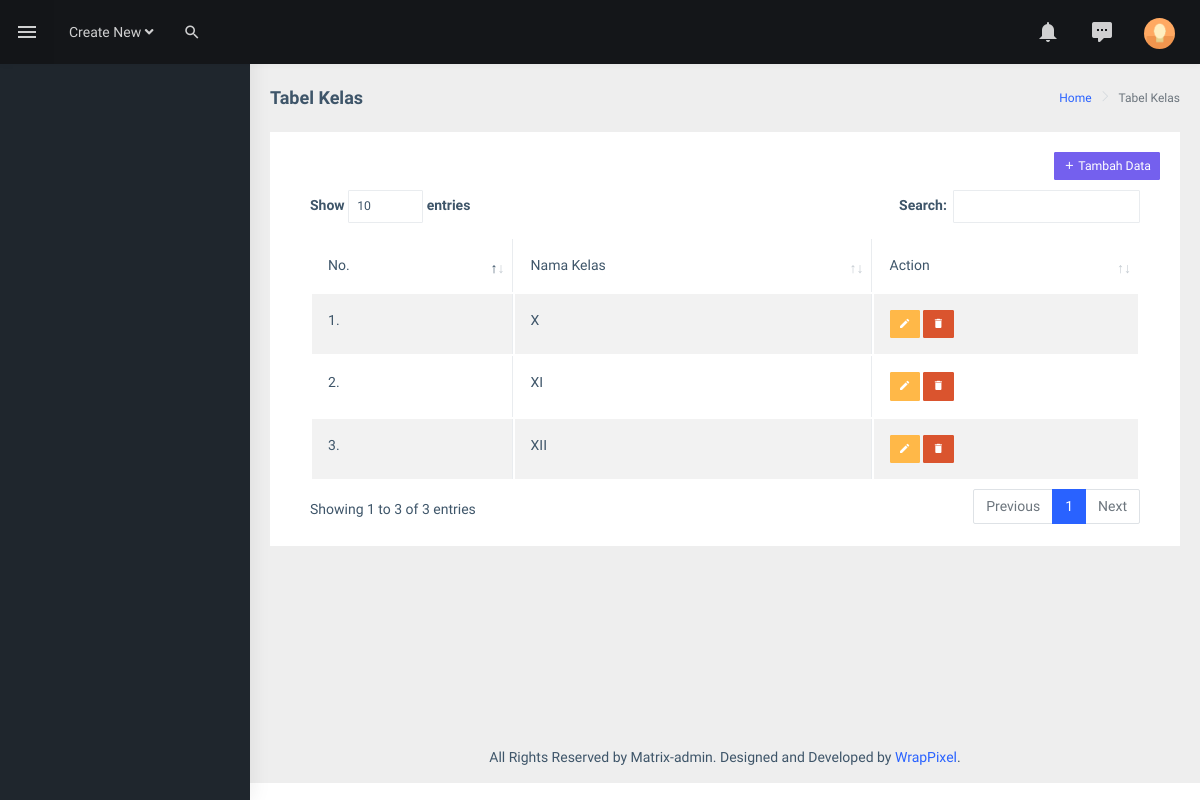
Page /admin/kelas.php on the earlier database version.
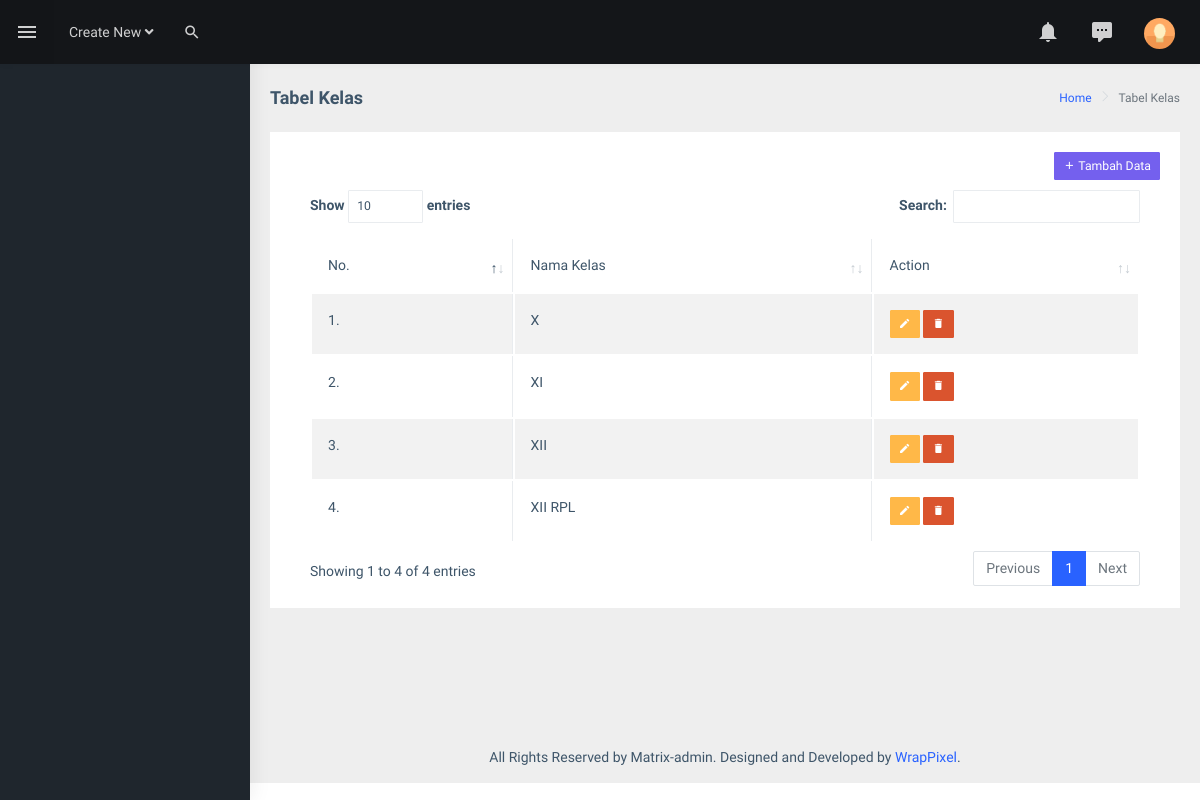
Same page on the later database version.
### tables this page shows
CREATE TABLE `tb_kelas` (
  `id_kelas` int(11) NOT NULL,
  `nama_kelas` varchar(50) NOT NULL
);

### admin/kelas.php (the view, shortened to what the changed rows need)
<?php
include 'koneksi.php';
?>
<!DOCTYPE html>
<html dir="ltr" lang="en">
  <head>
    <link
      rel="stylesheet"
      type="text/css"
      href="../assets/extra-libs/multicheck/multicheck.css"
    />
    <link
      href="../assets/libs/datatables.net-bs4/css/dataTables.bootstrap4.css"
      rel="stylesheet"
    />
    <link href="../dist/css/style.min.css" rel="stylesheet" />
  </head>
  <body>
    <div
      id="main-wrapper"
      data-layout="vertical"
      data-navbarbg="skin5"
      data-sidebartype="full"
      data-sidebar-position="absolute"
      data-header-position="absolute"
      data-boxed-layout="full"
    >
      <div class="page-wrapper">
        <div class="container-fluid">
          <div class="row">
            <div class="col-12">
              <div class="card">
                <div class="card-body">
                  <div class="card-title" style="display: grid; justify-content: end;">
                    <a class="btn btn-sm btn-primary" href="" data-bs-toggle="modal" data-bs-target="#kelasModal"><i class="mdi mdi-plus"></i> Tambah Data</a>
                  </div>
                  <div class="table-responsive">
                    <table
                      id="zero_config"
                      class="table table-striped table-bordered"
                    >
                      <thead>
                        <tr>
                          <th>No.</th>
                          <th>Nama Kelas</th>
                          <th>Action</th>
                        </tr>
                      </thead>
                      <tbody>
                        <?php
                        $no=1;
                        $data = mysqli_query($koneksi, "SELECT * FROM tb_kelas");
                        while ($row = mysqli_fetch_assoc($data)) {
                        ?>
                        <tr>
                          <td><?php echo $no++; ?>.</td>
                          <td><?php echo $row['nama_kelas']; ?></td>
                          <td>
                            <a class="btn btn-sm btn-warning" href="" data-bs-toggle="modal" data-bs-target="#kelaseditModal<?php echo $row['id_kelas']; ?>"><i class="mdi mdi-pencil"></i></a>
                            <a class="btn btn-sm btn-danger" href="hapuskelas.php?id=<?php echo $row['id_kelas']; ?>"><i class="mdi mdi-delete"></i></a>
                          </td>
                        </tr>
                        <?php } ?>
                      </tbody>
                    </table>
                  </div>
                </div>
              </div>
            </div>
          </div>
        </div>
      </div>
    </div>
  </body>
</html>

Differences in the rows shown:
added tb_kelas: nama_kelas "XII RPL"
Other differences:
text written by a page script: "Show entries Search: Showing 1 to 3 of 3 entries Previous 1 Next" → "Show entries Search: Showing 1 to 4 of 4 entries Previous 1 Next"
